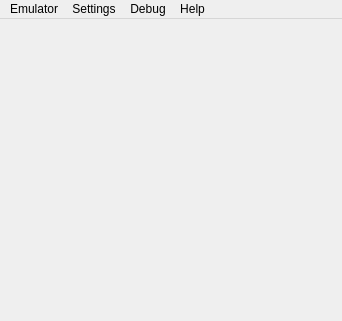
<?xml version="1.0" encoding="UTF-8"?>
<ui version="4.0">
 <class>MainWindow</class>
 <widget class="QMainWindow" name="MainWindow">
  <property name="geometry">
   <rect>
    <x>0</x>
    <y>0</y>
    <width>342</width>
    <height>321</height>
   </rect>
  </property>
  <property name="sizePolicy">
   <sizepolicy hsizetype="Preferred" vsizetype="Preferred">
    <horstretch>0</horstretch>
    <verstretch>0</verstretch>
   </sizepolicy>
  </property>
  <property name="windowTitle">
   <string>Gearnes</string>
  </property>
  <widget class="QWidget" name="centralwidget">
   <property name="sizePolicy">
    <sizepolicy hsizetype="Minimum" vsizetype="Minimum">
     <horstretch>0</horstretch>
     <verstretch>0</verstretch>
    </sizepolicy>
   </property>
   <property name="layoutDirection">
    <enum>Qt::LeftToRight</enum>
   </property>
   <property name="autoFillBackground">
    <bool>false</bool>
   </property>
  </widget>
  <widget class="QMenuBar" name="menubar">
   <property name="geometry">
    <rect>
     <x>0</x>
     <y>0</y>
     <width>342</width>
     <height>22</height>
    </rect>
   </property>
   <property name="sizePolicy">
    <sizepolicy hsizetype="Expanding" vsizetype="MinimumExpanding">
     <horstretch>0</horstretch>
     <verstretch>0</verstretch>
    </sizepolicy>
   </property>
   <widget class="QMenu" name="menuSettings">
    <property name="title">
     <string>Settings</string>
    </property>
    <widget class="QMenu" name="menuWindow_Size">
     <property name="title">
      <string>Window Size</string>
     </property>
     <addaction name="actionX_1"/>
     <addaction name="actionX_2"/>
     <addaction name="actionX_3"/>
     <addaction name="actionX_4"/>
     <addaction name="actionX_5"/>
    </widget>
    <addaction name="actionInput"/>
    <addaction name="actionVideo"/>
    <addaction name="actionSound"/>
    <addaction name="separator"/>
    <addaction name="menuWindow_Size"/>
    <addaction name="actionFullscreen"/>
   </widget>
   <widget class="QMenu" name="menuHelp">
    <property name="title">
     <string>Help</string>
    </property>
    <addaction name="actionAbout"/>
   </widget>
   <widget class="QMenu" name="menuDebug">
    <property name="title">
     <string>Debug</string>
    </property>
    <addaction name="actionDisassembler"/>
    <addaction name="actionOAM_Viewer"/>
    <addaction name="actionMap_Viewer"/>
    <addaction name="actionPalette_Viewer"/>
   </widget>
   <widget class="QMenu" name="menuGame_Boy">
    <property name="title">
     <string>Emulator</string>
    </property>
    <widget class="QMenu" name="menuSelect_State_Slot">
     <property name="title">
      <string>Select State Slot</string>
     </property>
     <addaction name="action1"/>
     <addaction name="action2"/>
     <addaction name="action3"/>
     <addaction name="action4"/>
     <addaction name="action5"/>
    </widget>
    <addaction name="actionLoad_ROM"/>
    <addaction name="actionPause"/>
    <addaction name="actionReset"/>
    <addaction name="separator"/>
    <addaction name="menuSelect_State_Slot"/>
    <addaction name="actionSave_State"/>
    <addaction name="actionLoad_State"/>
    <addaction name="separator"/>
    <addaction name="actionSave_State_as"/>
    <addaction name="actionLad_State_from"/>
   </widget>
   <addaction name="menuGame_Boy"/>
   <addaction name="menuSettings"/>
   <addaction name="menuDebug"/>
   <addaction name="menuHelp"/>
  </widget>
  <action name="actionInput">
   <property name="text">
    <string>Input...</string>
   </property>
  </action>
  <action name="actionVideo">
   <property name="text">
    <string>Video...</string>
   </property>
  </action>
  <action name="actionSound">
   <property name="text">
    <string>Sound...</string>
   </property>
  </action>
  <action name="actionDisassembler">
   <property name="text">
    <string>Disassembler...</string>
   </property>
  </action>
  <action name="actionOAM_Viewer">
   <property name="text">
    <string>OAM Viewer...</string>
   </property>
  </action>
  <action name="actionMap_Viewer">
   <property name="text">
    <string>Map Viewer...</string>
   </property>
  </action>
  <action name="actionLoad_ROM">
   <property name="text">
    <string>Load ROM...</string>
   </property>
  </action>
  <action name="action1">
   <property name="checkable">
    <bool>true</bool>
   </property>
   <property name="text">
    <string>1</string>
   </property>
  </action>
  <action name="action2">
   <property name="checkable">
    <bool>true</bool>
   </property>
   <property name="text">
    <string>2</string>
   </property>
  </action>
  <action name="action3">
   <property name="checkable">
    <bool>true</bool>
   </property>
   <property name="text">
    <string>3</string>
   </property>
  </action>
  <action name="action4">
   <property name="checkable">
    <bool>true</bool>
   </property>
   <property name="text">
    <string>4</string>
   </property>
  </action>
  <action name="action5">
   <property name="checkable">
    <bool>true</bool>
   </property>
   <property name="text">
    <string>5</string>
   </property>
  </action>
  <action name="actionSave_State">
   <property name="text">
    <string>Save State</string>
   </property>
   <property name="shortcut">
    <string>Ctrl+S</string>
   </property>
  </action>
  <action name="actionLoad_State">
   <property name="text">
    <string>Load State</string>
   </property>
   <property name="shortcut">
    <string>Ctrl+L</string>
   </property>
  </action>
  <action name="actionSave_State_as">
   <property name="text">
    <string>Save State As...</string>
   </property>
  </action>
  <action name="actionLad_State_from">
   <property name="text">
    <string>Load State From...</string>
   </property>
  </action>
  <action name="actionReset">
   <property name="text">
    <string>Reset</string>
   </property>
   <property name="whatsThis">
    <string/>
   </property>
   <property name="shortcut">
    <string>Ctrl+R</string>
   </property>
  </action>
  <action name="actionPause">
   <property name="checkable">
    <bool>true</bool>
   </property>
   <property name="checked">
    <bool>false</bool>
   </property>
   <property name="text">
    <string>Pause</string>
   </property>
   <property name="shortcut">
    <string>Ctrl+P</string>
   </property>
  </action>
  <action name="actionFullscreen">
   <property name="text">
    <string>Fullscreen</string>
   </property>
   <property name="shortcut">
    <string>Ctrl+F</string>
   </property>
   <property name="shortcutContext">
    <enum>Qt::ApplicationShortcut</enum>
   </property>
  </action>
  <action name="actionPalette_Viewer">
   <property name="text">
    <string>Palette Viewer...</string>
   </property>
  </action>
  <action name="actionX_1">
   <property name="checkable">
    <bool>true</bool>
   </property>
   <property name="text">
    <string>x 1</string>
   </property>
  </action>
  <action name="actionX_2">
   <property name="checkable">
    <bool>true</bool>
   </property>
   <property name="text">
    <string>x 2</string>
   </property>
  </action>
  <action name="actionX_3">
   <property name="checkable">
    <bool>true</bool>
   </property>
   <property name="text">
    <string>x 3</string>
   </property>
  </action>
  <action name="actionX_4">
   <property name="checkable">
    <bool>true</bool>
   </property>
   <property name="text">
    <string>x 4</string>
   </property>
  </action>
  <action name="actionX_5">
   <property name="checkable">
    <bool>true</bool>
   </property>
   <property name="text">
    <string>x 5</string>
   </property>
  </action>
  <action name="actionAbout">
   <property name="text">
    <string>About</string>
   </property>
  </action>
 </widget>
 <resources/>
 <connections>
  <connection>
   <sender>actionLoad_ROM</sender>
   <signal>triggered()</signal>
   <receiver>MainWindow</receiver>
   <slot>MenuLoadROM()</slot>
   <hints>
    <hint type="sourcelabel">
     <x>-1</x>
     <y>-1</y>
    </hint>
    <hint type="destinationlabel">
     <x>319</x>
     <y>299</y>
    </hint>
   </hints>
  </connection>
  <connection>
   <sender>actionPause</sender>
   <signal>triggered(bool)</signal>
   <receiver>MainWindow</receiver>
   <slot>MenuPause()</slot>
   <hints>
    <hint type="sourcelabel">
     <x>-1</x>
     <y>-1</y>
    </hint>
    <hint type="destinationlabel">
     <x>159</x>
     <y>156</y>
    </hint>
   </hints>
  </connection>
  <connection>
   <sender>actionReset</sender>
   <signal>triggered()</signal>
   <receiver>MainWindow</receiver>
   <slot>MenuReset()</slot>
   <hints>
    <hint type="sourcelabel">
     <x>-1</x>
     <y>-1</y>
    </hint>
    <hint type="destinationlabel">
     <x>159</x>
     <y>156</y>
    </hint>
   </hints>
  </connection>
  <connection>
   <sender>actionSave_State</sender>
   <signal>triggered()</signal>
   <receiver>MainWindow</receiver>
   <slot>MenuSaveState()</slot>
   <hints>
    <hint type="sourcelabel">
     <x>-1</x>
     <y>-1</y>
    </hint>
    <hint type="destinationlabel">
     <x>159</x>
     <y>156</y>
    </hint>
   </hints>
  </connection>
  <connection>
   <sender>actionLoad_State</sender>
   <signal>triggered()</signal>
   <receiver>MainWindow</receiver>
   <slot>MenuLoadState()</slot>
   <hints>
    <hint type="sourcelabel">
     <x>-1</x>
     <y>-1</y>
    </hint>
    <hint type="destinationlabel">
     <x>159</x>
     <y>156</y>
    </hint>
   </hints>
  </connection>
  <connection>
   <sender>actionSave_State_as</sender>
   <signal>triggered()</signal>
   <receiver>MainWindow</receiver>
   <slot>MenuSaveStateAs()</slot>
   <hints>
    <hint type="sourcelabel">
     <x>-1</x>
     <y>-1</y>
    </hint>
    <hint type="destinationlabel">
     <x>159</x>
     <y>156</y>
    </hint>
   </hints>
  </connection>
  <connection>
   <sender>actionLad_State_from</sender>
   <signal>triggered()</signal>
   <receiver>MainWindow</receiver>
   <slot>MenuLoadStateFrom()</slot>
   <hints>
    <hint type="sourcelabel">
     <x>-1</x>
     <y>-1</y>
    </hint>
    <hint type="destinationlabel">
     <x>159</x>
     <y>156</y>
    </hint>
   </hints>
  </connection>
  <connection>
   <sender>actionInput</sender>
   <signal>triggered()</signal>
   <receiver>MainWindow</receiver>
   <slot>MenuSettingsInput()</slot>
   <hints>
    <hint type="sourcelabel">
     <x>-1</x>
     <y>-1</y>
    </hint>
    <hint type="destinationlabel">
     <x>159</x>
     <y>156</y>
    </hint>
   </hints>
  </connection>
  <connection>
   <sender>actionVideo</sender>
   <signal>triggered()</signal>
   <receiver>MainWindow</receiver>
   <slot>MenuSettingsVideo()</slot>
   <hints>
    <hint type="sourcelabel">
     <x>-1</x>
     <y>-1</y>
    </hint>
    <hint type="destinationlabel">
     <x>159</x>
     <y>156</y>
    </hint>
   </hints>
  </connection>
  <connection>
   <sender>actionSound</sender>
   <signal>triggered()</signal>
   <receiver>MainWindow</receiver>
   <slot>MenuSettingsSound()</slot>
   <hints>
    <hint type="sourcelabel">
     <x>-1</x>
     <y>-1</y>
    </hint>
    <hint type="destinationlabel">
     <x>159</x>
     <y>156</y>
    </hint>
   </hints>
  </connection>
  <connection>
   <sender>actionFullscreen</sender>
   <signal>triggered()</signal>
   <receiver>MainWindow</receiver>
   <slot>MenuSettingsFullscreen()</slot>
   <hints>
    <hint type="sourcelabel">
     <x>-1</x>
     <y>-1</y>
    </hint>
    <hint type="destinationlabel">
     <x>159</x>
     <y>156</y>
    </hint>
   </hints>
  </connection>
  <connection>
   <sender>actionForce_Game_Boy_DMG</sender>
   <signal>triggered()</signal>
   <receiver>MainWindow</receiver>
   <slot>MenuSettingsForceDMG()</slot>
   <hints>
    <hint type="sourcelabel">
     <x>-1</x>
     <y>-1</y>
    </hint>
    <hint type="destinationlabel">
     <x>159</x>
     <y>156</y>
    </hint>
   </hints>
  </connection>
  <connection>
   <sender>actionDisassembler</sender>
   <signal>triggered()</signal>
   <receiver>MainWindow</receiver>
   <slot>MenuDebugDisassembler()</slot>
   <hints>
    <hint type="sourcelabel">
     <x>-1</x>
     <y>-1</y>
    </hint>
    <hint type="destinationlabel">
     <x>159</x>
     <y>156</y>
    </hint>
   </hints>
  </connection>
  <connection>
   <sender>actionOAM_Viewer</sender>
   <signal>triggered()</signal>
   <receiver>MainWindow</receiver>
   <slot>MenuDebugOAM()</slot>
   <hints>
    <hint type="sourcelabel">
     <x>-1</x>
     <y>-1</y>
    </hint>
    <hint type="destinationlabel">
     <x>159</x>
     <y>156</y>
    </hint>
   </hints>
  </connection>
  <connection>
   <sender>actionMap_Viewer</sender>
   <signal>triggered()</signal>
   <receiver>MainWindow</receiver>
   <slot>MenuDebugMap()</slot>
   <hints>
    <hint type="sourcelabel">
     <x>-1</x>
     <y>-1</y>
    </hint>
    <hint type="destinationlabel">
     <x>159</x>
     <y>156</y>
    </hint>
   </hints>
  </connection>
  <connection>
   <sender>actionPalette_Viewer</sender>
   <signal>triggered()</signal>
   <receiver>MainWindow</receiver>
   <slot>MenuDebugPalette()</slot>
   <hints>
    <hint type="sourcelabel">
     <x>-1</x>
     <y>-1</y>
    </hint>
    <hint type="destinationlabel">
     <x>159</x>
     <y>156</y>
    </hint>
   </hints>
  </connection>
  <connection>
   <sender>actionAbout</sender>
   <signal>triggered()</signal>
   <receiver>MainWindow</receiver>
   <slot>MenuAbout()</slot>
   <hints>
    <hint type="sourcelabel">
     <x>-1</x>
     <y>-1</y>
    </hint>
    <hint type="destinationlabel">
     <x>170</x>
     <y>160</y>
    </hint>
   </hints>
  </connection>
  <connection>
   <sender>menuWindow_Size</sender>
   <signal>triggered(QAction*)</signal>
   <receiver>MainWindow</receiver>
   <slot>MenuSettingsWindowSize(QAction*)</slot>
   <hints>
    <hint type="sourcelabel">
     <x>68</x>
     <y>80</y>
    </hint>
    <hint type="destinationlabel">
     <x>170</x>
     <y>160</y>
    </hint>
   </hints>
  </connection>
 </connections>
 <slots>
  <slot>MenuLoadROM()</slot>
  <slot>MenuPause()</slot>
  <slot>MenuReset()</slot>
  <slot>MenuSaveState()</slot>
  <slot>MenuLoadState()</slot>
  <slot>MenuSelectStateSlot()</slot>
  <slot>MenuSaveStateAs()</slot>
  <slot>MenuLoadStateFrom()</slot>
  <slot>MenuSettingsInput()</slot>
  <slot>MenuSettingsVideo()</slot>
  <slot>MenuSettingsSound()</slot>
  <slot>MenuSettingsFullscreen()</slot>
  <slot>MenuDebugDisassembler()</slot>
  <slot>MenuDebugOAM()</slot>
  <slot>MenuDebugMap()</slot>
  <slot>MenuDebugPalette()</slot>
  <slot>MenuAbout()</slot>
  <slot>MenuSettingsWindowSize(QAction*)</slot>
 </slots>
</ui>
